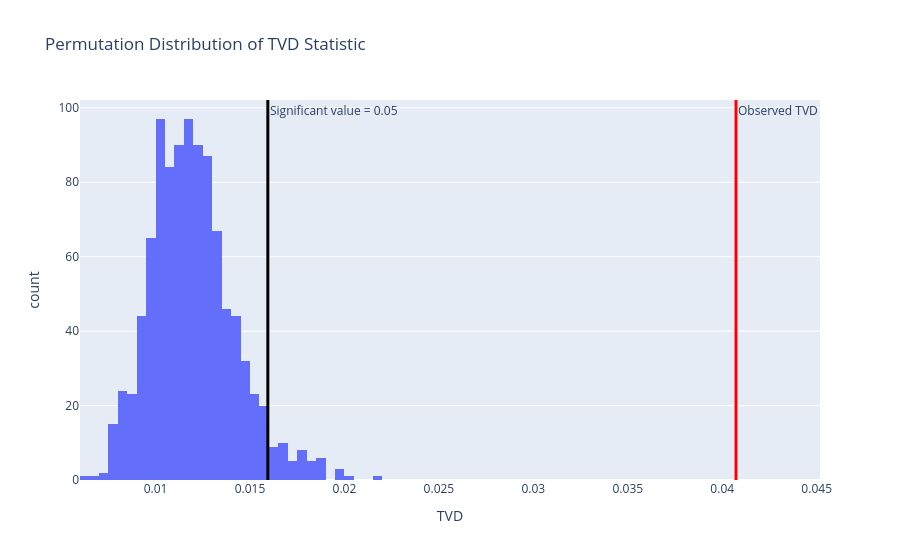

The notebook cell saved with this chart:
### Markdown cell above
Then we set up a hypothesis test to find the missing mechanism of feature `Total_price (cents / kWh)` by using permutation test. We will set the significance level into 0.05.

**Null Hypothesis:**  The distribution of `Year` is same when `Total_price (cents / kWh)` is missing vs not missing.

**Alternate Hypothesis:** The distribution of `Year` is different when `Total_price (cents / kWh)` is missing vs not missing.

**Test Statistic:** TVD - Total Variation Distance

The following figure shows the result the permutation test:

### Code cell
missing = cleaned_df["Total_price (cents / kWh)"].isna()

obs_tvd = tvd_stat(cleaned_df, missing, "Year")

perm_stats = []

for _ in range(1000):
    shuffled = pd.Series(np.random.permutation(missing), index=missing.index)
    perm_stats.append(tvd_stat(cleaned_df, shuffled, "Year"))

fig = px.histogram(
    perm_stats,
    nbins=40,
    title="Permutation Distribution of TVD Statistic",
    labels={"value": "TVD"},
)

fig.add_vline(
    x=obs_tvd,
    line_color="red",
    line_width=3,
    annotation_text="Observed TVD",
    annotation_position="top right",
)

fig.add_vline(
    x=np.percentile(perm_stats, 95),
    line_color="black",
    line_width=3,
    annotation_text="Significant value = 0.05",
    annotation_position="top right",
)

fig.update_layout(showlegend=False)

fig.show()

# fig.write_html(
#     "/Users/wuyuming/Desktop/proj_4/proj04_page/graph/total_price_missing_perm.html"
# )
p_value = (perm_stats >= obs_tvd).mean()
print(f"p_value: {p_value}")

### Figure 1 — Plotly figure (JSON) as saved in the notebook; plotly's stock layout.template omitted (floating-point values rounded to 4 significant figures; data arrays with more than 128 entries replaced by an {"elided": "..."} marker saying what was removed)
{"data": [{"alignmentgroup": "True", "bingroup": "x", "hovertemplate": "variable=0<br>TVD=%{x}<br>count=%{y}<extra></extra>", "legendgroup": "0", "marker": {"color": "#636efa", "pattern": {"shape": ""}}, "name": "0", "nbinsx": 40, "offsetgroup": "0", "orientation": "v", "showlegend": true, "type": "histogram", "x": {"elided": "1000 float values"}, "xaxis": "x", "yaxis": "y"}], "layout": {"annotations": [{"showarrow": false, "text": "Observed TVD", "x": 0.04073, "xanchor": "left", "xref": "x", "y": 1, "yanchor": "top", "yref": "y domain"}, {"showarrow": false, "text": "Significant value = 0.05", "x": 0.01594, "xanchor": "left", "xref": "x", "y": 1, "yanchor": "top", "yref": "y domain"}], "barmode": "relative", "legend": {"title": {"text": "variable"}, "tracegroupgap": 0}, "shapes": [{"line": {"color": "red", "width": 3}, "type": "line", "x0": 0.04073, "x1": 0.04073, "xref": "x", "y0": 0, "y1": 1, "yref": "y domain"}, {"line": {"color": "black", "width": 3}, "type": "line", "x0": 0.01594, "x1": 0.01594, "xref": "x", "y0": 0, "y1": 1, "yref": "y domain"}], "showlegend": false, "title": {"text": "Permutation Distribution of TVD Statistic"}, "xaxis": {"anchor": "y", "domain": [0, 1], "title": {"text": "TVD"}}, "yaxis": {"anchor": "x", "domain": [0, 1], "title": {"text": "count"}}}}
